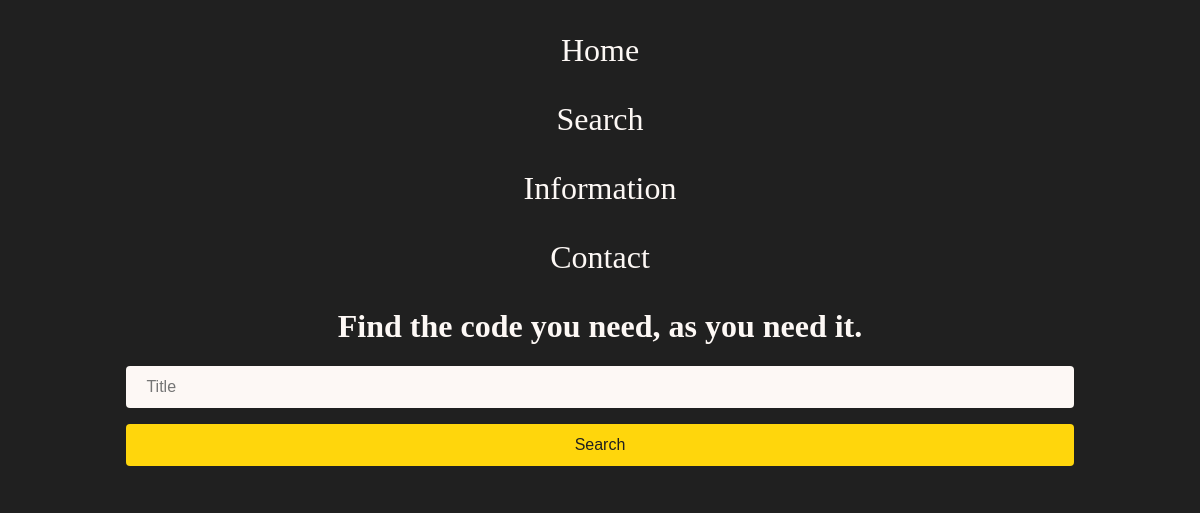
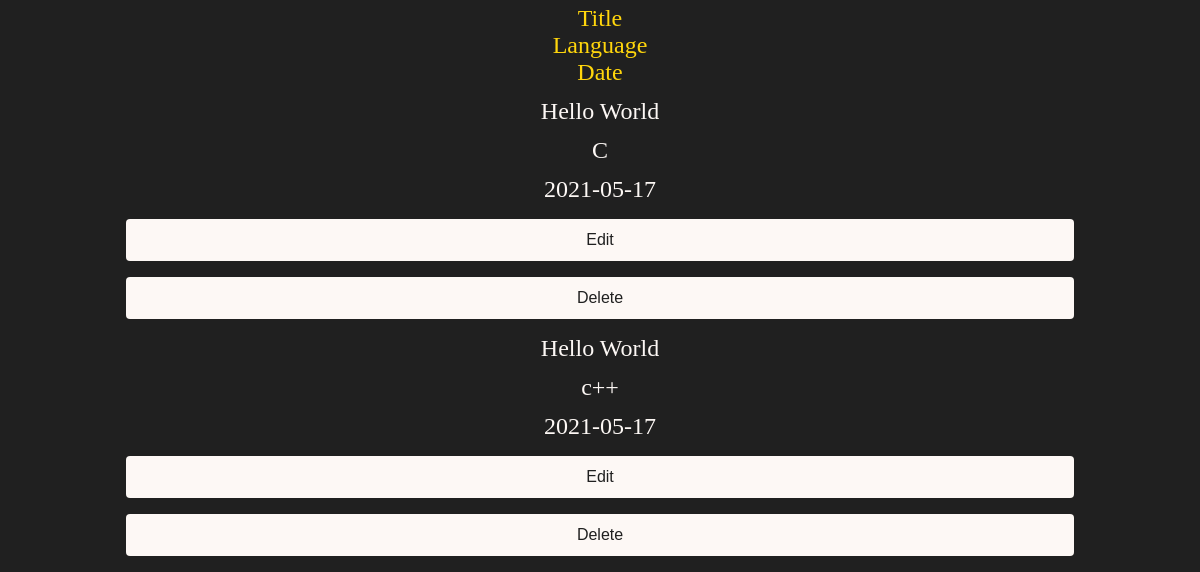
Before: /search with the older database file (2 pictures, top to bottom).
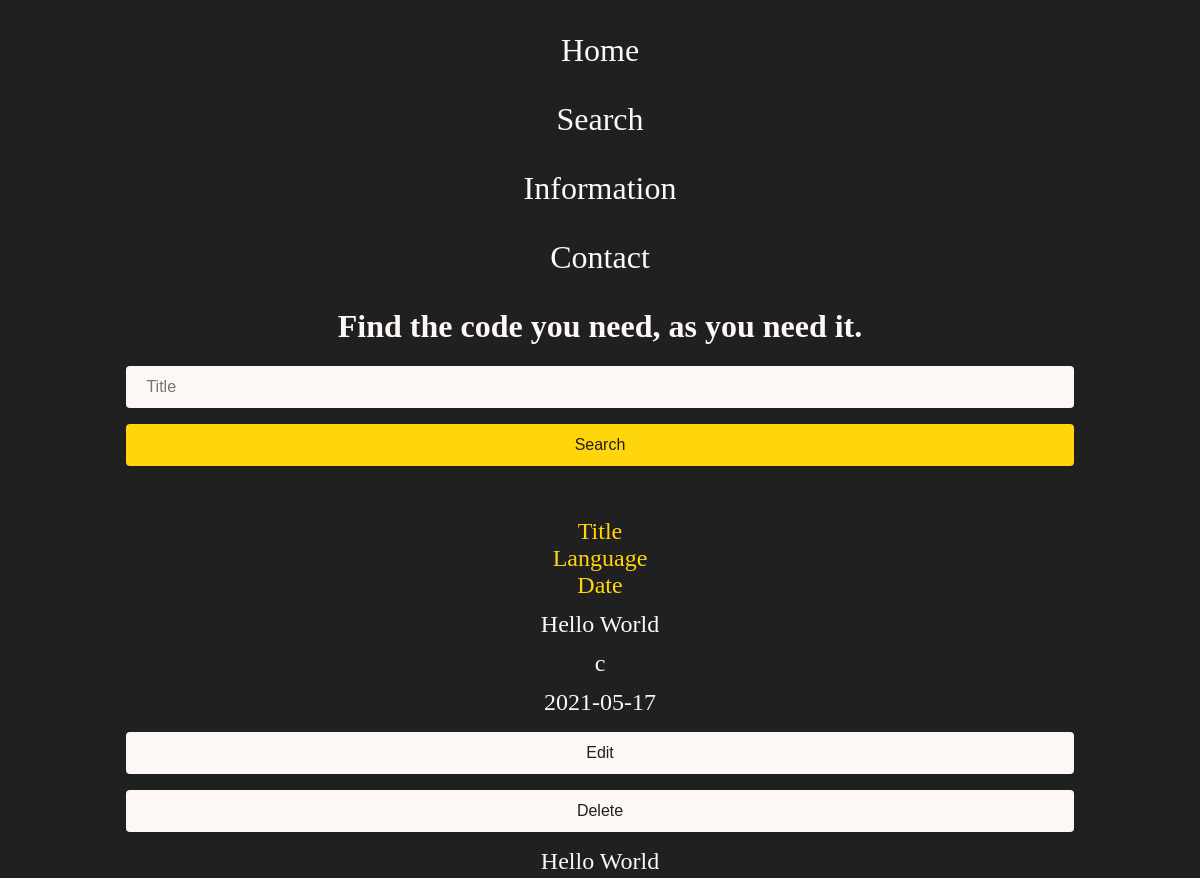
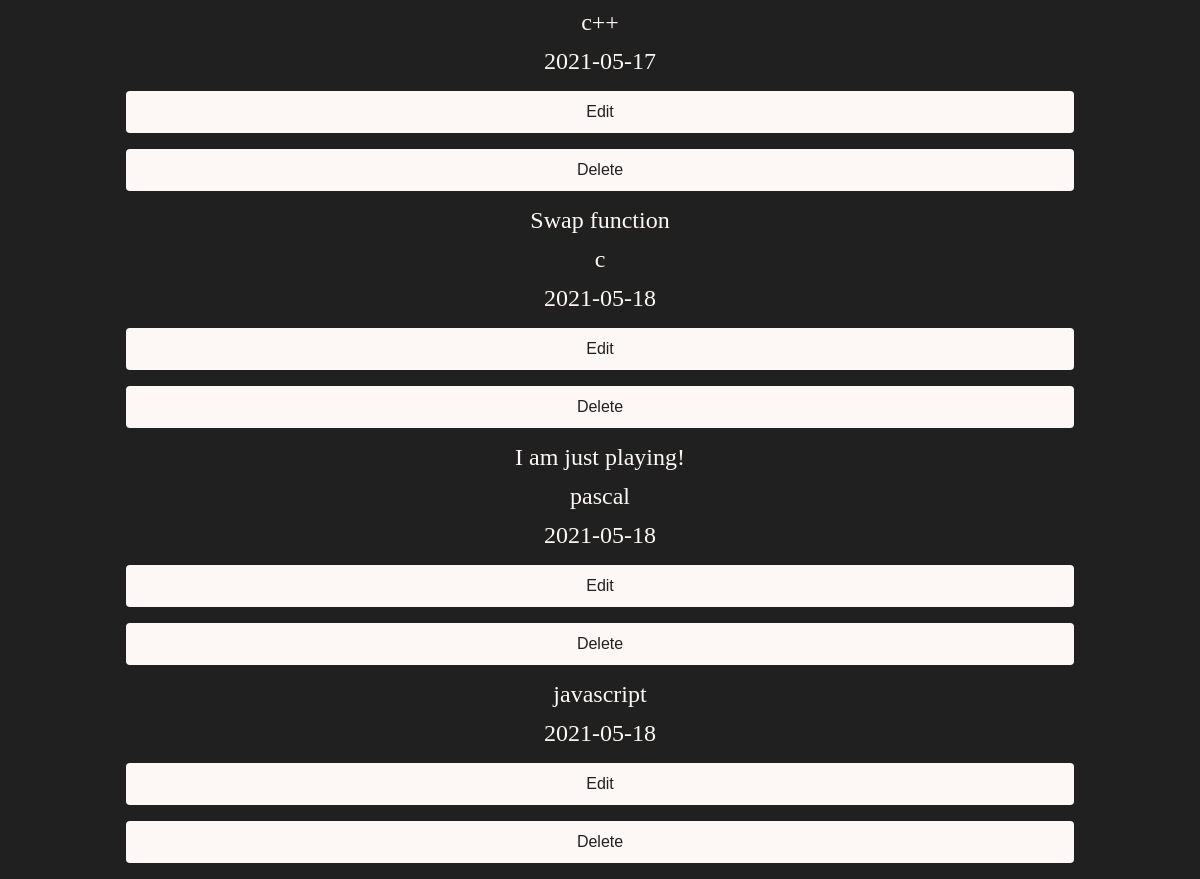
After: the same page with the newer database file (2 pictures, top to bottom).
### app.py (models this page shows, shortened)
class Post(db.Model):
    id = db.Column(db.Integer, primary_key=True)
    title = db.Column(db.String(50), nullable=False)
    content = db.Column(db.String(500), nullable=False)
    language = db.Column(db.String(50), nullable=False)
    date_created = db.Column(db.DateTime, default=datetime.now(timezone.utc))

### app.py (the view)
@app.route('/search', methods=['GET', 'POST'])
def search():
    if request.method == 'POST':
        post_title = request.form['title']
        if post_title:
            posts = Post.query.filter(Post.title.contains(post_title)).all()
        else:
            posts = Post.query.all()
    else:
        posts = Post.query.order_by(Post.date_created).all()
    return render_template('/search.html', posts=posts)

### templates/search.html
{% extends "base.html" %}
{% block body %}
    <h1>Find the code you need, as you need it.</h1>
    <form action="/search" method="post">
        <nav class="pure-g centered">
            <div class="pure-u-1 pure-u-md-1-3">
                <input type="text" name="title" id="title" class="post-content centered-block" placeholder="Title"/>
            </div>
            <div class="pure-u-1 pure-u-md-1-3">
                <input type="submit" class=" centered-block post-content" value="Search"/>
            </div>
        </nav>
    </form><br><br>
        <nav class="pure-g">
            <div class="pure-u-1-5 centered-text medium-text" style="color: var(--yellow)"> Title </div>
            <div class="pure-u-1-5 centered-text medium-text" style="color: var(--yellow)"> Language </div>
            <div class="pure-u-1-5 centered-text medium-text" style="color: var(--yellow)"> Date </div>
        </nav>
    {% for post in posts %}
        <nav class="pure-g">
            <div class="pure-u-1-3 pure-u-md-1-5 centered-text medium-text very-small-top-bottom-margin" style="text-align: center"> {{ post.title }} </div>
            <div class="pure-u-1-3 pure-u-md-1-5 centered-text medium-text very-small-top-bottom-margin"> {{ post.language }} </div>
            <div class="pure-u-1-3 pure-u-md-1-5 centered-text medium-text very-small-top-bottom-margin"> {{ post.date_created.date() }} </div>
            <div class="pure-u-1-3 pure-u-md-1-5">
                <input type="button" class="centered-block post-content" value="Edit" onclick="location.href='/update/{{post.id}}'">
            </div>
            <div class="pure-u-1-3 pure-u-md-1-5">
                <input type="button" class="centered-block post-content" value="Delete" onclick="location.href='/delete/{{post.id}}'">
            </div>
        </nav>
    {% endfor %}
{% endblock %}

### templates/base.html (shortened to what this page needs)
<!DOCTYPE html>
<html lang="en">
<head>
    <link rel="stylesheet" href="https://unpkg.com/purecss@2.0.6/build/pure-min.css">
    <link rel="stylesheet" href="https://unpkg.com/purecss@2.0.6/build/grids-responsive-min.css">
    <link rel="stylesheet" href="https://unpkg.com/purecss@1.0.1/build/base-min.css">
    <link rel="stylesheet" href="https://unpkg.com/@highlightjs/cdn-assets@10.7.2/styles/default.min.css">
    <link rel="stylesheet" href="{{ url_for('static', filename='styles.css') }}">
</head>
<body>
    <header>
        <nav class="pure-g">
            <div class="pure-u-1-2 pure-u-md-1-4 centered-text big-text">
                 <a href="{{ url_for('index') }}">
                    <p>Home</p>
                 </a>
            </div>
            <div class="pure-u-1-2 pure-u-md-1-4 centered-text big-text">
                 <a href="{{ url_for('search') }}">
                    <p>Search</p>
                 </a>
            </div>
            <div class="pure-u-1-2 pure-u-md-1-4 centered-text big-text">
                <a href="{{ url_for('information') }}">
                    <p>Information</p>
                </a>
            </div>
            <div class="pure-u-1-2 pure-u-md-1-4 centered-text big-text">
                <a href="{{ url_for('contact') }}">
                    <p>Contact</p>
                </a>
            </div>
        </nav>
    </header>
    {% block body %}
    {% endblock %}
</body>
</html>

### static/styles.css (style rules this page uses)
:root { --black: #202020; --grey: #707070; --grey_darker: #3F3F3F; --yellow:#FFD60C; --yellow_darker: #e5bf00; --white:#FDF8F5; --red: #c20b0b; }
body { font-family: serif; background-color: var(--black); color: var(--white); }
h1, h2 { text-align: center; }
.centered-text { text-align: center; align-self: center; }
.very-small-top-bottom-margin { margin-block-start: 0.5em; margin-block-end: 0.5em; }
.post-content { font-size: 1em; color:var(--black); }
.big-text { font-size: 2em; }
.medium-text { font-size: 1.5em; }
.centered-block { display: block; margin-left: auto; margin-right: auto; }
input, select { width: 80%; padding: 12px 20px; border: none; border-radius: 4px; background-color: var(--white); outline-color: var(--yellow); color: var(--black); box-sizing: border-box; margin:1em; }
input[type=submit], input[type=button] { cursor: pointer; }
input[type=submit] { background-color: var(--yellow); }
.centered { justify-content: center; }
a { text-decoration: none; color: var(--white); }

Changed rows visible on the page:
changed Post (number 1 of 5 on the later page): language "C" → "c"
added Post: title "Swap function", language "c", date_created "2021-05-18"
added Post: title "I am just playing!", language "pascal", date_created "2021-05-18"
added Post: language "javascript", date_created "2021-05-18"
